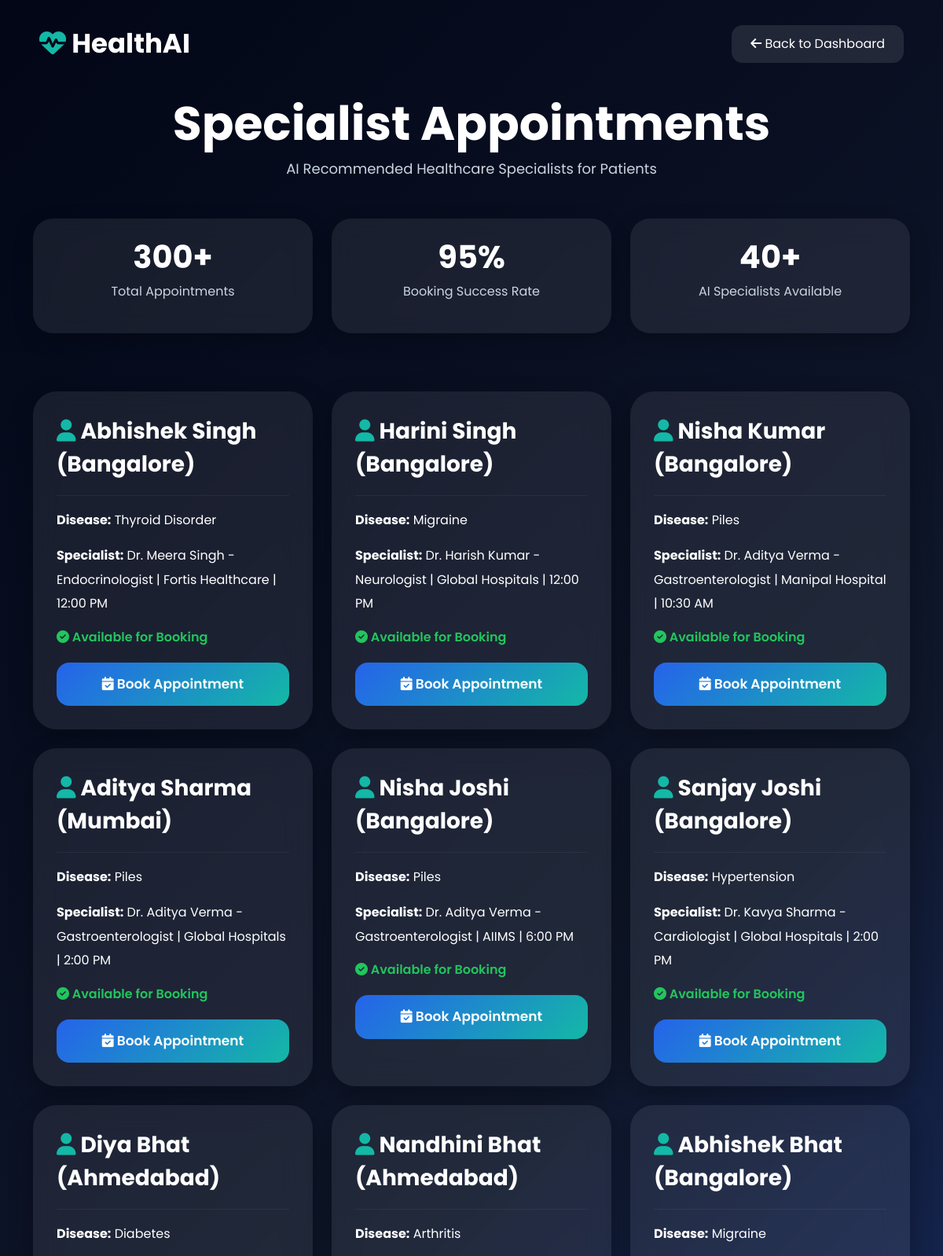
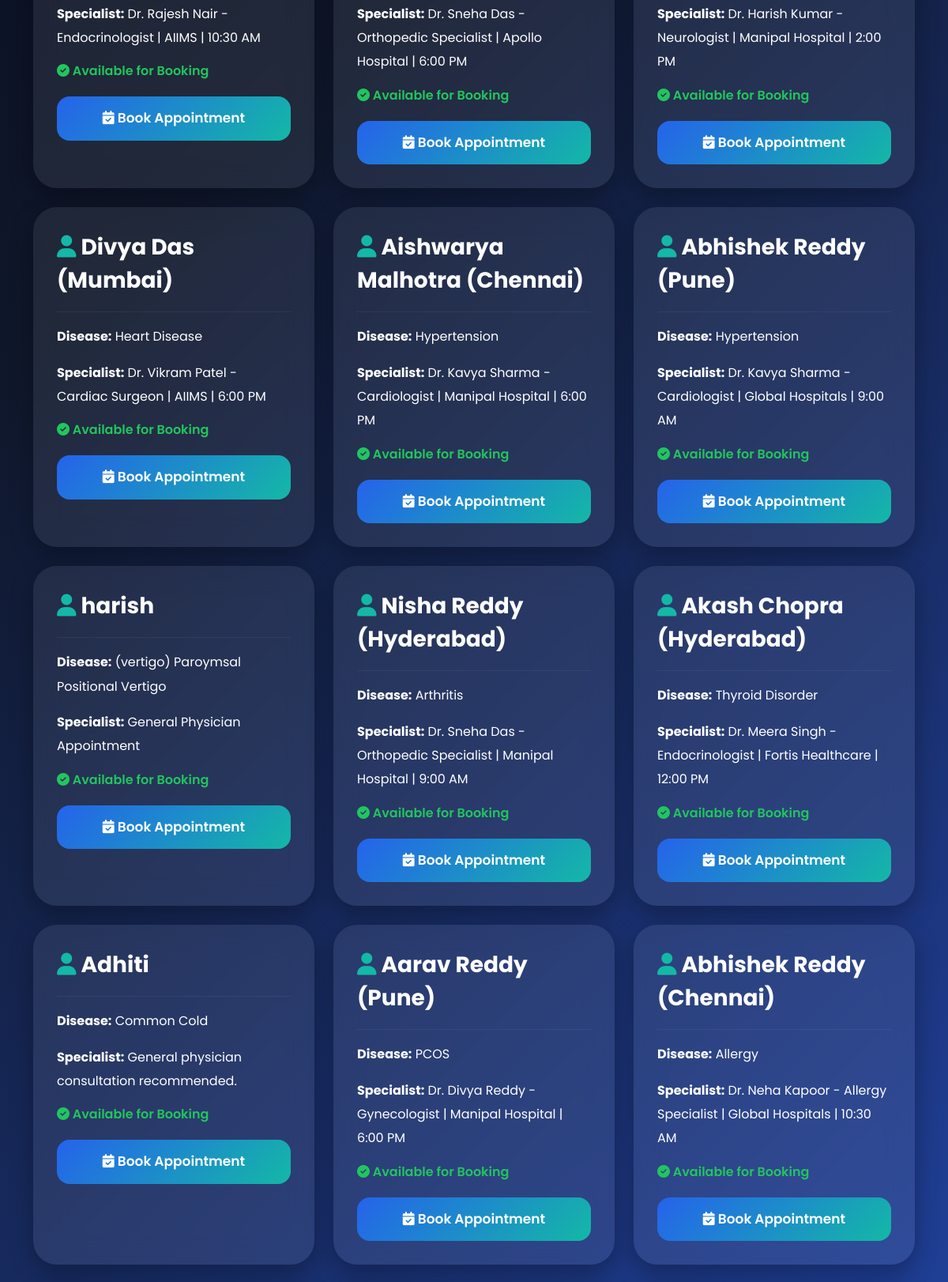
The app's page /appointments (upper part) with its own data (2 pictures, top to bottom).
### tables this page shows
CREATE TABLE patient_records(

        id INTEGER PRIMARY KEY AUTOINCREMENT,

        patient_name TEXT,
        age INTEGER,
        gender TEXT,

        disease TEXT,
        severity TEXT,
        treatment TEXT,
        risk TEXT,
        stress TEXT,
        diet TEXT,
        appointment TEXT,

        symptoms TEXT

    );

### app.py (the view)
@app.route('/appointments')
def appointments():
    conn = sqlite3.connect('healthcare.db')
    cur = conn.cursor()
    cur.execute("""

        SELECT

            patient_name,
            disease,
            appointment

        FROM patient_records

        ORDER BY RANDOM()

        LIMIT 30

    """)
    appointments_data = cur.fetchall()
    conn.close()
    return render_template(
        'appointments.html',
        appointments=appointments_data
    )

### templates/appointments.html (shortened to what this page needs)
<!DOCTYPE html>
<html lang="en">
<head>
    <link href="https://cdn.jsdelivr.net/npm/bootstrap@5.3.0/dist/css/bootstrap.min.css" rel="stylesheet">
    <link rel="stylesheet" href="https://cdnjs.cloudflare.com/ajax/libs/font-awesome/6.4.0/css/all.min.css">
</head>
<body>
    <div class="top-bar">
        <div class="logo">
            <i class="fa-solid fa-heart-pulse"></i>
            HealthAI
        </div>
        <a href="/patient_dashboard" class="back-btn">
            <i class="fa-solid fa-arrow-left"></i>
            Back to Dashboard
        </a>
    </div>
    <div class="page-title">
        <h1>
            Specialist Appointments
        </h1>
        <p>
            AI Recommended Healthcare Specialists for Patients
        </p>
    </div>
    <div class="container stats-container">
        <div class="row">
            <div class="col-md-4 mb-4">
                <div class="stat-card">
                    <h2>300+</h2>
                    <p>Total Appointments</p>
                </div>
            </div>
            <div class="col-md-4 mb-4">
                <div class="stat-card">
                    <h2>95%</h2>
                    <p>Booking Success Rate</p>
                </div>
            </div>
            <div class="col-md-4 mb-4">
                <div class="stat-card">
                    <h2>40+</h2>
                    <p>AI Specialists Available</p>
                </div>
            </div>
        </div>
    </div>
    <div class="container">
        <div class="row">
            {% for row in appointments %}
            <div class="col-md-4 mb-4">
                <div class="appointment-card">
                    <div class="patient-name">
                        <i class="fa-solid fa-user"></i>
                        {{ row[0] }}
                    </div>
                    <hr style="border-color:rgba(255,255,255,0.2);">
                    <div class="info">
                        <b>Disease:</b>
                        {{ row[1] }}
                    </div>
                    <div class="info">
                        <b>Specialist:</b>
                        {{ row[2] }}
                    </div>
                    <div class="status">
                        <i class="fa-solid fa-circle-check"></i>
                        Available for Booking
                    </div>
                    <form action="/book_appointment" method="POST">
                        <button
                            type="submit"
                            class="book-btn"
                        >
                            <i class="fa-solid fa-calendar-check"></i>
                            Book Appointment
                        </button>
                    </form>
                </div>
            </div>
            {% endfor %}
        </div>
    </div>
</body>
</html>

### templates/appointments.html (style rules this page uses)
* { font-family:'Poppins',sans-serif; }
body { background: linear-gradient( 135deg, #020617, #0f172a, #1e3a8a, #2563eb ); min-height:100vh; color:white; overflow-x:hidden; }
.top-bar { padding:30px 50px; display:flex; justify-content:space-between; align-items:center; }
.logo { font-size:34px; font-weight:700; }
.logo i { color:#14b8a6; }
.back-btn { background:rgba(255,255,255,0.1); border:none; color:white; padding:12px 24px; border-radius:14px; text-decoration:none; transition:0.4s; }
.page-title { text-align:center; margin-top:10px; margin-bottom:50px; }
.page-title h1 { font-size:60px; font-weight:700; }
.page-title p { color:#cbd5e1; font-size:18px; }
.appointment-card { background:rgba(255,255,255,0.08); backdrop-filter:blur(18px); border-radius:30px; padding:30px; height:100%; transition:0.4s; box-shadow:0 10px 30px rgba(0,0,0,0.3); }
.patient-name { font-size:28px; font-weight:700; margin-bottom:18px; }
.patient-name i { color:#14b8a6; }
.info { margin-bottom:15px; line-height:1.9; }
.status { color:#22c55e; font-weight:600; margin-top:15px; }
.book-btn { width:100%; margin-top:20px; border:none; border-radius:16px; padding:15px; font-size:17px; font-weight:600; color:white; background: linear-gradient( 135deg, #2563eb, #14b8a6 ); transition:0.4s; }
.stats-container { margin-bottom:50px; }
.stat-card { background:rgba(255,255,255,0.08); backdrop-filter:blur(15px); border-radius:25px; padding:25px; text-align:center; box-shadow:0 8px 25px rgba(0,0,0,0.25); }
.stat-card h2 { font-size:40px; font-weight:700; }
.stat-card p { color:#cbd5e1; }

### records on screen
patient_records: patient_name "Abhishek Singh (Bangalore)", disease "Thyroid Disorder", appointment "Dr. Meera Singh - Endocrinologist | Fortis Healthcare | 12:00 PM"
patient_records: patient_name "Harini Singh (Bangalore)", disease "Migraine", appointment "Dr. Harish Kumar - Neurologist | Global Hospitals | 12:00 PM"
patient_records: patient_name "Nisha Kumar (Bangalore)", disease "Piles", appointment "Dr. Aditya Verma - Gastroenterologist | Manipal Hospital | 10:30 AM"
patient_records: patient_name "Aditya Sharma (Mumbai)", disease "Piles", appointment "Dr. Aditya Verma - Gastroenterologist | Global Hospitals | 2:00 PM"
patient_records: patient_name "Nisha Joshi (Bangalore)", disease "Piles", appointment "Dr. Aditya Verma - Gastroenterologist | AIIMS | 6:00 PM"
patient_records: patient_name "Sanjay Joshi (Bangalore)", disease "Hypertension", appointment "Dr. Kavya Sharma - Cardiologist | Global Hospitals | 2:00 PM"
patient_records: patient_name "Diya Bhat (Ahmedabad)", disease "Diabetes", appointment "Dr. Rajesh Nair - Endocrinologist | AIIMS | 10:30 AM"
patient_records: patient_name "Nandhini Bhat (Ahmedabad)", disease "Arthritis", appointment "Dr. Sneha Das - Orthopedic Specialist | Apollo Hospital | 6:00 PM"
patient_records: patient_name "Abhishek Bhat (Bangalore)", disease "Migraine", appointment "Dr. Harish Kumar - Neurologist | Manipal Hospital | 2:00 PM"
patient_records: patient_name "Divya Das (Mumbai)", disease "Heart Disease", appointment "Dr. Vikram Patel - Cardiac Surgeon | AIIMS | 6:00 PM"
patient_records: patient_name "Aishwarya Malhotra (Chennai)", disease "Hypertension", appointment "Dr. Kavya Sharma - Cardiologist | Manipal Hospital | 6:00 PM"
patient_records: patient_name "Abhishek Reddy (Pune)", disease "Hypertension", appointment "Dr. Kavya Sharma - Cardiologist | Global Hospitals | 9:00 AM"
patient_records: patient_name "harish", disease "(vertigo) Paroymsal Positional Vertigo", appointment "General Physician Appointment"
patient_records: patient_name "Nisha Reddy (Hyderabad)", disease "Arthritis", appointment "Dr. Sneha Das - Orthopedic Specialist | Manipal Hospital | 9:00 AM"
patient_records: patient_name "Akash Chopra (Hyderabad)", disease "Thyroid Disorder", appointment "Dr. Meera Singh - Endocrinologist | Fortis Healthcare | 12:00 PM"
patient_records: patient_name "Aarav Reddy (Pune)", disease "PCOS", appointment "Dr. Divya Reddy - Gynecologist | Manipal Hospital | 6:00 PM"
patient_records: patient_name "Abhishek Reddy (Chennai)", disease "Allergy", appointment "Dr. Neha Kapoor - Allergy Specialist | Global Hospitals | 10:30 AM"

### other values on screen
{{ row[0] }} "Adhiti"
{{ row[1] }} "Common Cold"
{{ row[2] }} "General physician consultation recommended."
